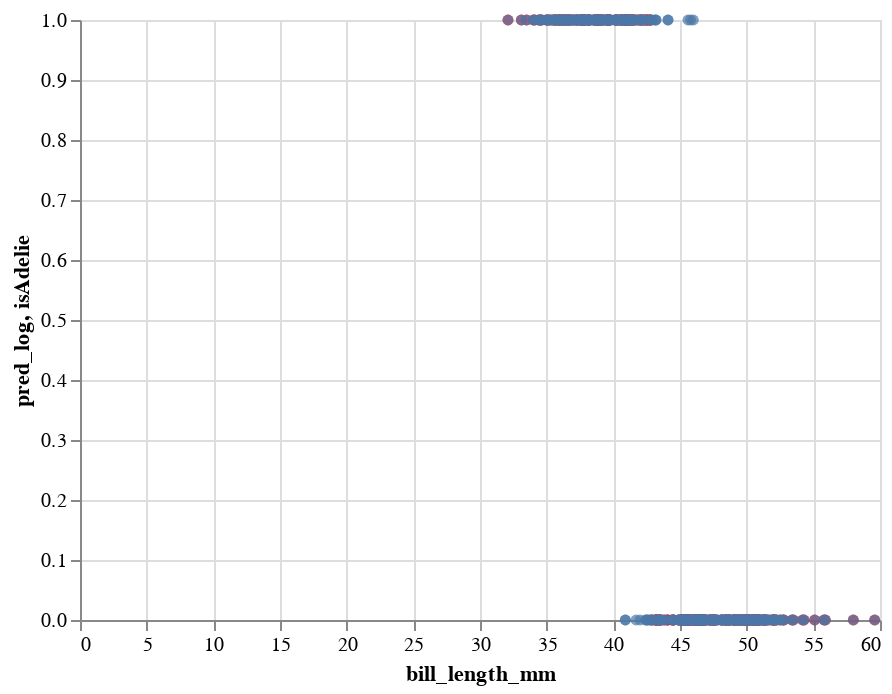

The notebook cell saved with this chart:
### Markdown cell above
* Display `c3` layered on top of `c` from above.

### Code cell
c3 + c

### Figure 1 — Vega-Lite specification as saved in the notebook (floating-point values rounded to 4 significant figures; data arrays with more than 128 entries replaced by an {"elided": "..."} marker saying what was removed)
{"config": {"view": {"continuousWidth": 400, "continuousHeight": 300}}, "layer": [{"mark": {"type": "circle", "color": "red"}, "encoding": {"x": {"field": "bill_length_mm", "type": "quantitative"}, "y": {"field": "pred_log", "type": "quantitative"}}}, {"mark": "circle", "encoding": {"x": {"field": "bill_length_mm", "type": "quantitative"}, "y": {"field": "isAdelie", "type": "quantitative"}}}], "data": {"name": "data-d2487508c479a7f47eb538db45eae09f"}, "$schema": "https://vega.github.io/schema/vega-lite/v4.17.0.json", "datasets": {"data-d2487508c479a7f47eb538db45eae09f": {"elided": "342 records"}}}
